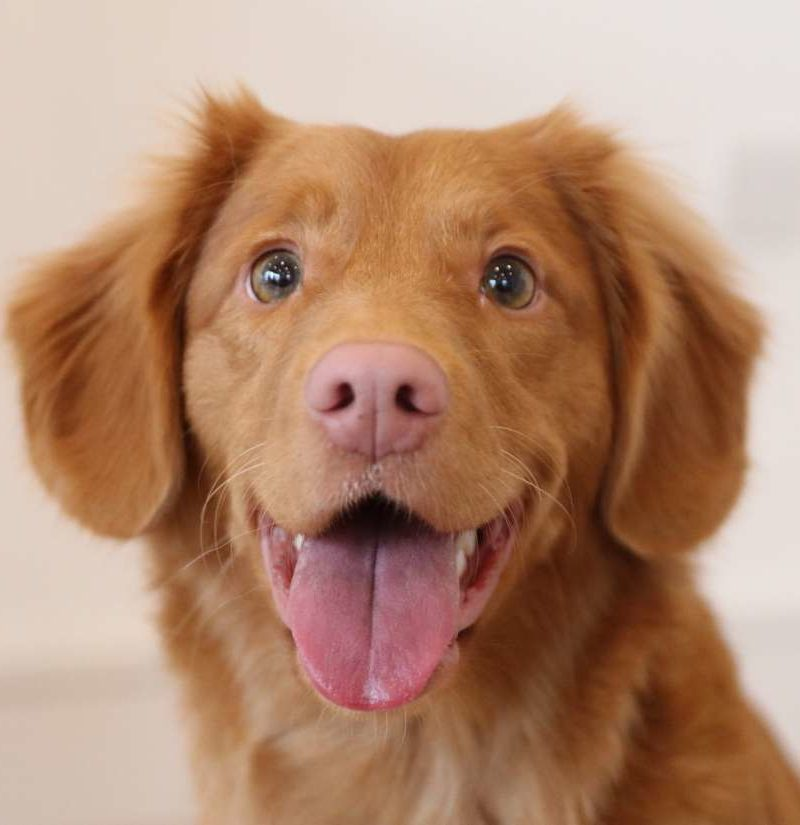
#> input picture Photos/dog1.jpg, 800 x 825 px
$ python contours.py
#> lines starting #> are read from the running program, lines starting #| are printed output that depends on the picture; after the words box and inside, x2 and y2 are one past the last pixel; in counts of white or black regions, pixels touching at a corner belong together
import cv2 as cv
import numpy as np

img = cv.imread("Photos/dog1.jpg")
#> img is the input picture: shape (825, 800, 3); mean B, G, R 112.3, 137.1, 177.1
# cv.imshow("Dog", img)

blank = np.zeros(img.shape, dtype="uint8")
cv.imshow("Blank", blank)

gray = cv.cvtColor(img, cv.COLOR_BGR2GRAY)
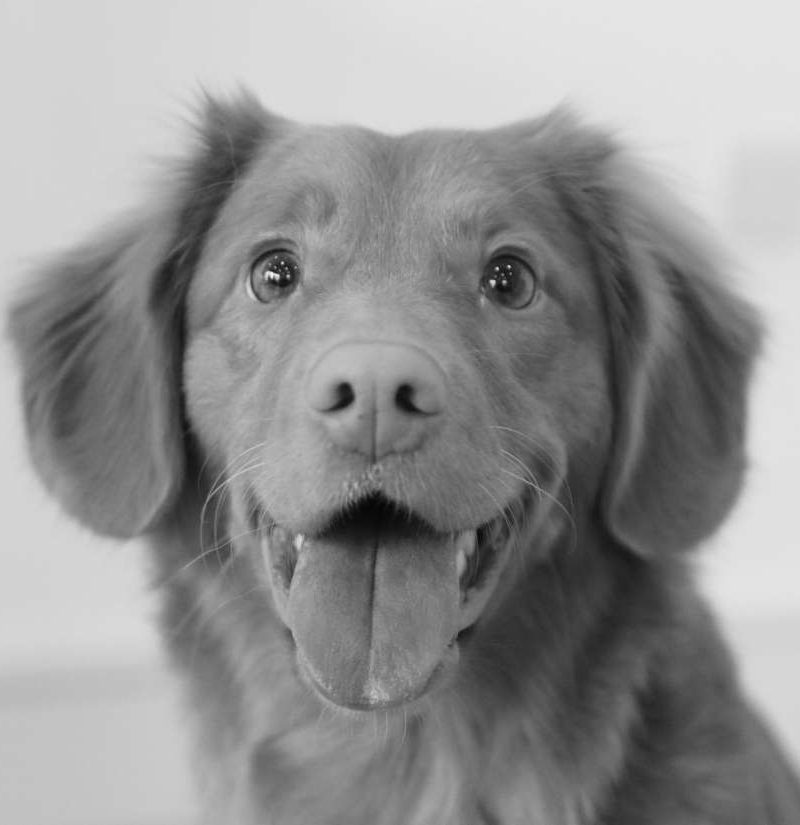
#> gray: shape (825, 800); min 5, max 248, mean 146.2
cv.imshow("Gray", gray)

canny = cv.Canny(img, 125, 175)
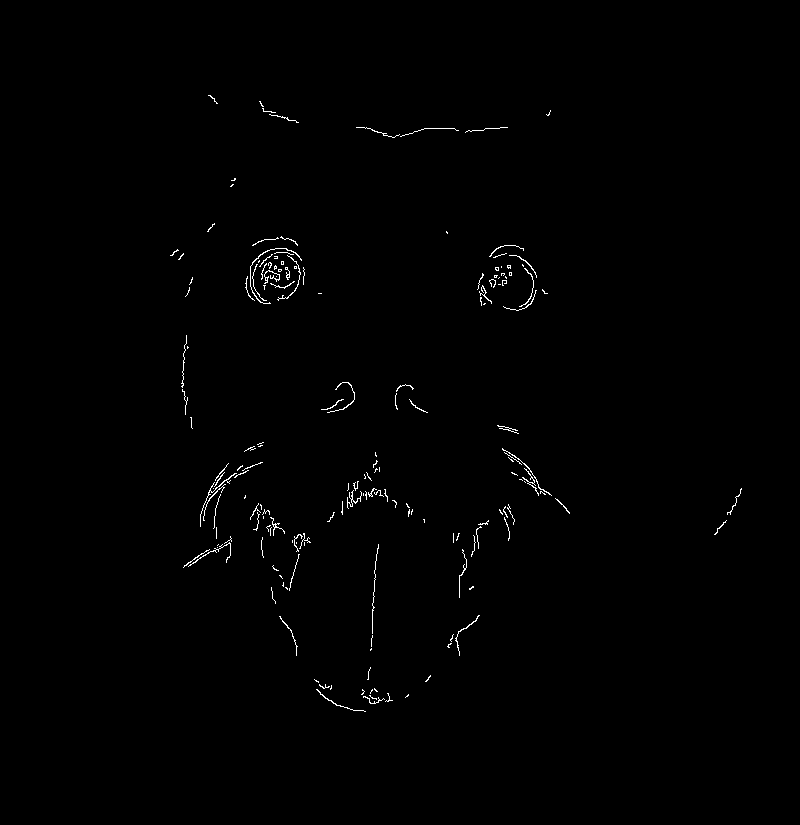
#> canny: shape (825, 800); 0.58% white in thin lines or dots, all inside (x1, y1, x2, y2) = (170, 95, 742, 712)
cv.imshow('Canny', canny)

contours, hierarchy = cv.findContours(
    canny, cv.RETR_LIST, cv.CHAIN_APPROX_NONE)
#> contours = 187 contours, 185 with area under 20; largest, box (x1, y1, x2, y2) and area: (250, 248, 302, 304) 30, (502, 448, 552, 496) 22
print(len(contours))
#| 187

cv.drawContours(blank, contours, -1, (0, 0, 255), 1)
cv.imshow("Contours Drawn", blank)

cv.waitKey(0)
